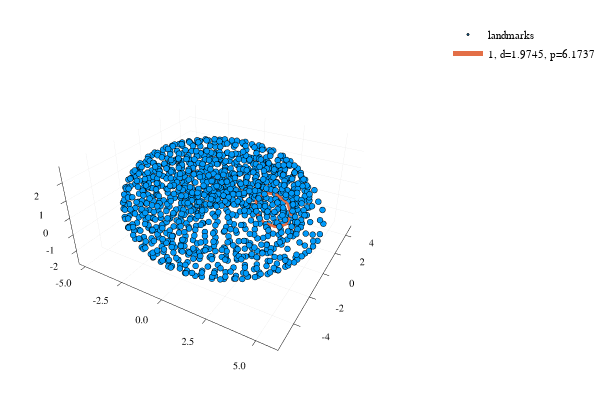

Notebook code for this chart:
### Code cell
# Navita zadeva
lep_graf(3reparametrized(Sphere(1), 2) × scaled(Sphere(1), exp), 0.5)

### Figure 1 — Plotly figure (JSON) as saved in the notebook; plotly's stock layout.template omitted (floating-point values rounded to 4 significant figures; data arrays with more than 128 entries replaced by an {"elided": "..."} marker saying what was removed)
{"data": [{"colorbar": {"title": ""}, "hoverinfo": "text", "legendgroup": "landmarks", "marker": {"color": "rgba(0, 154, 250, 1.000)", "line": {"color": "rgba(0, 0, 0, 1.000)", "width": 1}, "size": 2, "symbol": "circle"}, "mode": "markers", "name": "landmarks", "showlegend": true, "text": {"elided": "1132 null values"}, "type": "scatter3d", "x": {"elided": "1132 float values"}, "xaxis": "x1", "y": {"elided": "1132 float values"}, "yaxis": "y1", "z": {"elided": "1132 float values"}, "zmax": 0.1, "zmin": -0.1}, {"colorbar": {"title": ""}, "hoverinfo": "text", "legendgroup": "1, d=1.9745, p=6.1737", "line": {"color": "rgba(227, 111, 71, 1.000)", "dash": "solid", "shape": "linear", "width": 5}, "mode": "lines", "name": "1, d=1.9745, p=6.1737", "showlegend": true, "text": [null, null, null, null, null, null, null, null, null, null], "type": "scatter3d", "x": [3.172, 2.497, 2.059, 2.062, 2.499, 3.172, 3.764, 4.001, 3.768, 3.172], "xaxis": "x1", "y": [0.01486, 0.07119, 0.002769, 0.01371, 0.06418, 0.08157, 0.07875, 0.08601, 0.0356, 0.01486], "yaxis": "y1", "z": [0.9854, 0.8672, 0.3394, -0.3469, -0.8684, -0.9871, -0.6467, -0.002553, 0.6411, 0.9854], "zmax": 0.1, "zmin": -0.1}], "layout": {"annotations": [], "height": 400, "legend": {"bgcolor": "rgba(255, 255, 255, 1.000)", "bordercolor": "rgba(0, 0, 0, 1.000)", "font": {"color": "rgba(0, 0, 0, 1.000)", "family": "sans-serif", "size": 11}, "tracegroupgap": 0, "x": 1, "y": 1}, "margin": {"b": 20, "l": 0, "r": 0, "t": 20}, "paper_bgcolor": "rgba(255, 255, 255, 1.000)", "plot_bgcolor": "rgba(255, 255, 255, 1.000)", "scene": {"camera": {"eye": {"x": 1.126, "y": -1.95, "z": 1.3}}, "xaxis": {"anchor": "y1", "domain": [0.03619, 0.9934], "gridcolor": "rgba(0, 0, 0, 0.100)", "gridwidth": 0.5, "linecolor": "rgba(0, 0, 0, 1.000)", "mirror": false, "range": [-5.441, 6.038], "showgrid": true, "showline": true, "showticklabels": true, "tickangle": 0, "tickcolor": "rgb(0, 0, 0)", "tickfont": {"color": "rgba(0, 0, 0, 1.000)", "family": "sans-serif", "size": 11}, "tickmode": "array", "ticks": "inside", "ticktext": ["-5.0", "-2.5", "0.0", "2.5", "5.0"], "tickvals": [-5, -2.5, 0, 2.5, 5], "title": "", "titlefont": {"color": "rgba(0, 0, 0, 1.000)", "family": "sans-serif", "size": 15}, "type": "-", "visible": true, "zeroline": false, "zerolinecolor": "rgba(0, 0, 0, 1.000)"}, "yaxis": {"anchor": "x1", "domain": [0.03762, 0.9902], "gridcolor": "rgba(0, 0, 0, 0.100)", "gridwidth": 0.5, "linecolor": "rgba(0, 0, 0, 1.000)", "mirror": false, "range": [-5.71, 5.167], "showgrid": true, "showline": true, "showticklabels": true, "tickangle": 0, "tickcolor": "rgb(0, 0, 0)", "tickfont": {"color": "rgba(0, 0, 0, 1.000)", "family": "sans-serif", "size": 11}, "tickmode": "array", "ticks": "inside", "ticktext": ["-4", "-2", "0", "2", "4"], "tickvals": [-4, -2, 0, 2, 4], "title": "", "titlefont": {"color": "rgba(0, 0, 0, 1.000)", "family": "sans-serif", "size": 15}, "type": "-", "visible": true, "zeroline": false, "zerolinecolor": "rgba(0, 0, 0, 1.000)"}, "zaxis": {"gridcolor": "rgba(0, 0, 0, 0.100)", "gridwidth": 0.5, "linecolor": "rgba(0, 0, 0, 1.000)", "mirror": false, "range": [-2.876, 2.853], "showgrid": true, "showline": true, "showticklabels": true, "tickangle": 0, "tickcolor": "rgb(0, 0, 0)", "tickfont": {"color": "rgba(0, 0, 0, 1.000)", "family": "sans-serif", "size": 11}, "tickmode": "array", "ticks": "inside", "ticktext": ["-2", "-1", "0", "1", "2"], "tickvals": [-2, -1, 0, 1, 2], "title": "", "titlefont": {"color": "rgba(0, 0, 0, 1.000)", "family": "sans-serif", "size": 15}, "type": "-", "visible": true, "zeroline": false, "zerolinecolor": "rgba(0, 0, 0, 1.000)"}}, "showlegend": true, "width": 600}}
